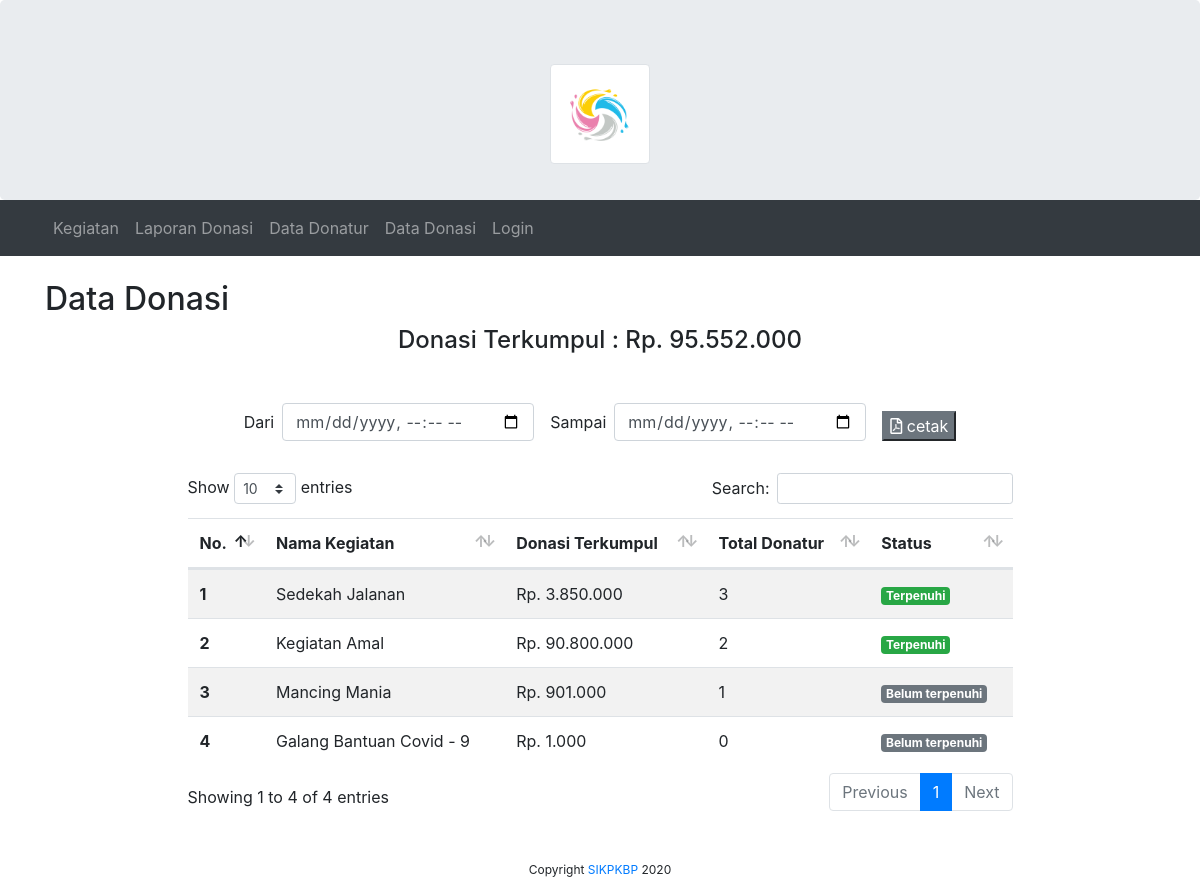
Page /index.php/ketua/donasi on the committed database.
### tables this page shows
CREATE TABLE `tbl_kegiatan` (
  `id_kegiatan` int(11) NOT NULL,
  `nama_kegiatan` varchar(255) DEFAULT NULL,
  `time_pelakasanaan_kegiatan` datetime DEFAULT NULL,
  `gambar_kegiatan` varchar(255) DEFAULT NULL,
  `deskripsi_kegitan` varchar(255) DEFAULT NULL,
  `nominal_dana_kegiatan` varchar(255) DEFAULT NULL,
  `time_create_kegiatan` datetime DEFAULT NULL,
  `time_update_kegiatan` datetime DEFAULT NULL,
  `id_users` int(11) DEFAULT NULL,
  `status_kegiatan` enum('aktif','belum_aktif') DEFAULT NULL
);

### application/controllers/ketua/Donasi.php (called while the page is built, shortened)
<?php
class Donasi extends CI_Controller
{
    public function index()
    {
        $data = [
            'title' => 'SISTEM INFORMASI KEGIATAN DAN PENGELOLAAN KOMUNITAS BENANG PUTIH',
            'users' => $this->db->get_where('tbl_users', ['email' => $this->session->userdata('email')])->row_array(),
            'alldonasi' => $this->Donasi_model->getTotalDonaturKegiatan(),
            'totaldonasi' => $this->Donasi_model->getTotaldonasi(),
            'detaildonatur' => $this->Donasi_model->getDetaildonatur()
        ];
        $this->load->view('templates/header', $data);
        $this->load->view('templates/navbar_ketua');
        $this->load->view('ketua/donasi/index');
        $this->load->view('templates/footer');
    }
}

### index.php (called while the page is built, shortened)
<?php
require_once BASEPATH.'core/CodeIgniter.php';

### application/models/Donasi_model.php (called while the page is built, shortened)
<?php
class Donasi_model extends CI_Model
{
    public function getTotalDonaturKegiatan()
    {
        $this->db->select('tbl_kegiatan.id_kegiatan,tbl_kegiatan.gambar_kegiatan,tbl_kegiatan.nama_kegiatan,tbl_kegiatan.nominal_dana_kegiatan,tbl_kegiatan.time_pelakasanaan_kegiatan,sum(tbl_donasi.nominal_donasi) as total,count(tbl_donasi.id_users) as totaldonatur');
        $this->db->from('tbl_donasi');
        $this->db->join('tbl_kegiatan', 'tbl_kegiatan.id_kegiatan=tbl_donasi.id_kegiatan');
        $this->db->group_by('tbl_kegiatan.id_kegiatan');
        $this->db->where('validasi_donasi !=', 'belum_transfer');
        $result = $this->db->get();
        return $result->result();
    }
    public function getTotaldonasi()
    {
        $this->db->select('sum(tbl_donasi.nominal_donasi) as total');
        $this->db->from('tbl_donasi');
        $this->db->where('validasi_donasi !=', 'belum_transfer');
        $result = $this->db->get();
        return $result->result();
    }
    public function getDetaildonatur()
    {
        $this->db->select('*');
        $this->db->from('tbl_donasi');
        $this->db->join('tbl_users', 'tbl_users.id_users=tbl_donasi.id_users');
        $this->db->join('tbl_kegiatan', 'tbl_kegiatan.id_kegiatan=tbl_donasi.id_kegiatan');
        $this->db->group_by('tbl_users.id_users');
        $this->db->where('validasi_donasi !=', 'belum_transfer');
        $result = $this->db->get();
        return $result->result();
    }
}

### application/views/ketua/donasi/index.php (the view, shortened to what this page needs)
<div class="container mt-4">
    <div class="row">
        <div class="col-sm-5">
            <h2>Data Donasi</h2>
        </div>
    </div>
    <div class="text-center mb-5">
        <?php $no = 1;
        foreach ($totaldonasi as $data) : ?>
            <h4>Donasi Terkumpul : Rp. <?= number_format($data->total, 0, ',', '.'); ?></h4>
        <?php endforeach ?>
    </div>
    <div class="container mb-0">
        <div class="row justify-content-center">
            <form action="<?= base_url('ketua/donasi/laporan_donasi_pdf'); ?>" method="POST" class="form-inline">
                <div class="form-group mb-2">
                    <label for="dari">Dari </label>
                    <input type="datetime-local" class="form-control ml-2" id="dari" name="keyword1">
                </div>
                <div class="form-group mx-sm-3 mb-2">
                    <label for="sampai">Sampai </label>
                    <input type="datetime-local" class="form-control ml-2" id="sampai" name="keyword2">
                </div>
                <button type="submit" class="au-btn btn-secondary m-b-20"><i class="far fa-file-pdf"></i> cetak</button>
            </form>
        </div>
    </div>
    <div class="row mt-4 mb-5 justify-content-center">
        <div class="col-sm-9">
            <table class="table table-striped" id="datatable">
                <thead>
                    <tr>
                        <th scope="col">No.</th>
                        <th scope="col">Nama Kegiatan</th>
                        <th scope="col">Donasi Terkumpul</th>
                        <th scope="col">Total Donatur</th>
                        <th scope="col">Status</th>
                    </tr>
                </thead>
                <tbody>
                    <?php $no = 1;
                    foreach ($alldonasi as $data) : ?>
                        <tr>
                            <th scope="row"><?= $no++ ?></th>
                            <td><?= $data->nama_kegiatan ?></td>
                            <td>Rp. <?= number_format($data->total, 0, ',', '.') ?></td>
                            <td><?= $data->totaldonatur ?></td>
                            <td>
                                <?php if ($data->total <= $data->nominal_dana_kegiatan) { ?>
                                    <a style="color: white;" class="badge badge-secondary">
                                        Belum terpenuhi
                                    </a>
                                <?php } elseif ($data->total >= $data->nominal_dana_kegiatan) { ?>
                                    <a style="color: white;" class="badge badge-success">
                                        Terpenuhi
                                    </a>
                                <?php } ?>
                            </td>
                        </tr>
                    <?php endforeach ?>
                </tbody>
            </table>
        </div>
    </div>
</div>

### rows in the picture
tbl_kegiatan: nama_kegiatan "Sedekah Jalanan", total "3.850.000", totaldonatur "3", nominal_dana_kegiatan "Terpenuhi"
tbl_kegiatan: nama_kegiatan "Kegiatan Amal", total "90.800.000", totaldonatur "2", nominal_dana_kegiatan "Terpenuhi"
tbl_kegiatan: nama_kegiatan "Mancing Mania", total "901.000", totaldonatur "1", nominal_dana_kegiatan "Belum terpenuhi"
tbl_kegiatan: nama_kegiatan "Galang Bantuan Covid - 9", total "1.000", totaldonatur "0", nominal_dana_kegiatan "Belum terpenuhi"

### other values in the picture
$data->total "95.552.000"
